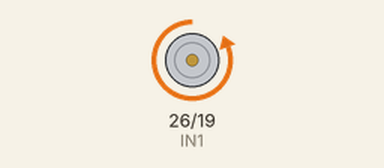
Bench run of a program on a simulated Raspberry Pi (BCM pin numbers). On the bench: motor-driver pin pairs drawn as motors (green arrow = first pin HIGH = forward, orange = second pin HIGH = backward, longer = more drive, scaled by the enable pin).

Above: at 4.0 s.
At 13.0 s:
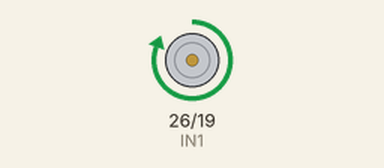
At 16.5 s:
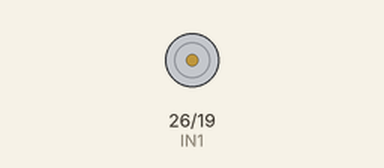
Timing chart, 0 to 23.4 s (numbered marks = the images above):
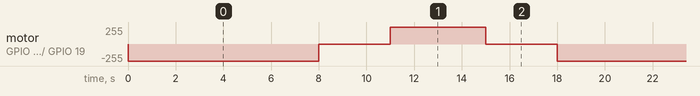

The program:

MotorDC_V1.py
```python
import time
import RPi.GPIO as GPIO


IN1 = 26            # Board 37
IN2 = 19            # Board 35
# IN1 = 5            # Board 29
# IN2 = 6            # Board 31
EN1 = 13            # Board 33


def motor_setup():
    '''
    Configuracion de los pines de control del motor
    '''
    GPIO.setmode(GPIO.BCM)
    GPIO.setup([IN1, IN2, EN1], GPIO.OUT)

def motor_on_CW():
    '''
    Activa motor a derechas
    '''
    GPIO.output(IN1, GPIO.LOW)
    GPIO.output(IN2, GPIO.HIGH)
    GPIO.output(EN1, GPIO.HIGH)

def motor_on_CCW():
    '''
    Activa motor a izquierdas
    '''
    GPIO.output(IN1, GPIO.HIGH)
    GPIO.output(IN2, GPIO.LOW)
    GPIO.output(EN1, GPIO.HIGH)

def motor_off():
    '''
    Apaga y vamonos
    '''
    GPIO.output(IN1, GPIO.LOW)
    GPIO.output(IN2, GPIO.LOW)
    GPIO.output(EN1, GPIO.LOW)


def peripheral_loop():
    motor_on_CW()
    time.sleep(8)
    motor_off()
    time.sleep(3)

    motor_on_CCW()
    time.sleep(4)
    motor_off()
    time.sleep(3)


# Main function
def main():
    motor_setup()

    try:
        while True:
            peripheral_loop()

    except KeyboardInterrupt:
        GPIO.cleanup()


# Command line execution
if __name__ == '__main__':
    main()
```

Measured:
- by itself, motor on GPIO 26 (IN1) / GPIO 19 (IN2): repeats every 18.0 s: stopped 3.0 s, forward 255/255 4.0 s, stopped 3.0 s, backward 255/255 8.0 s
